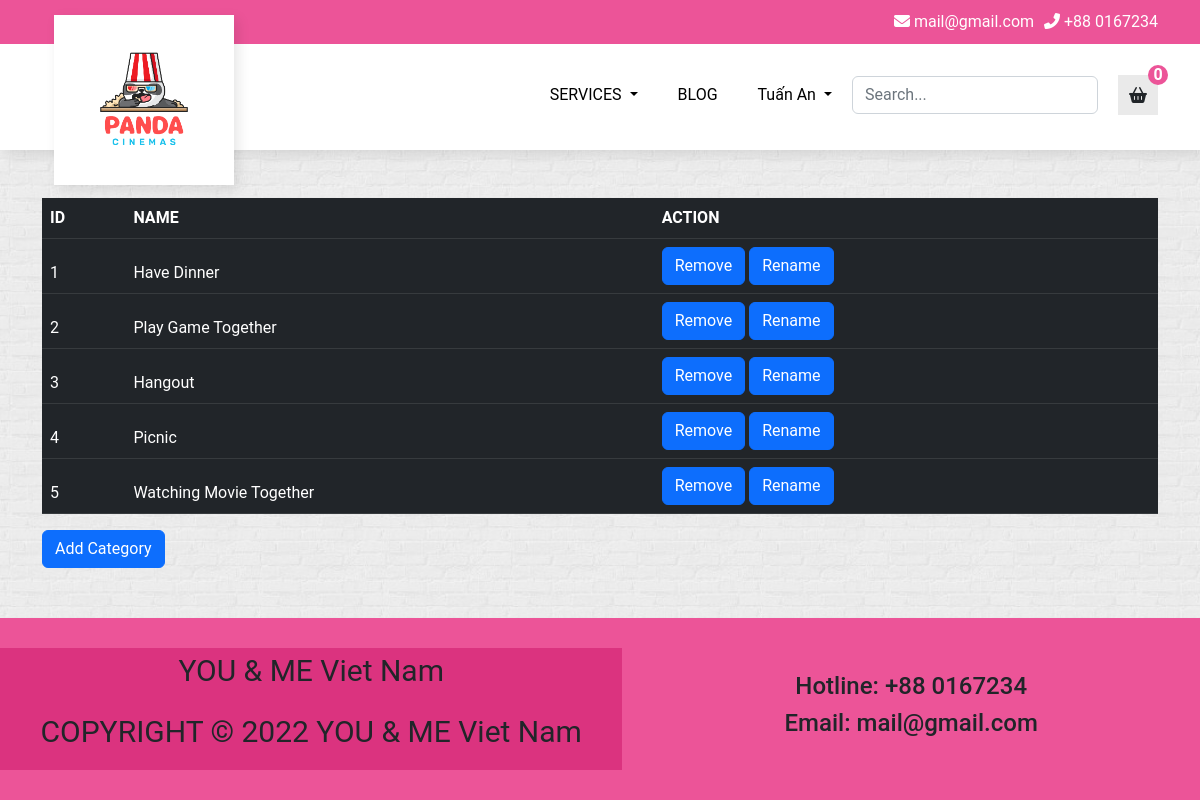
The app's page /category_manage.php (signed in) with its own data.
### tables this page shows
CREATE TABLE `category` (
  `id` int(11) NOT NULL,
  `name` varchar(255) NOT NULL
);

### models/Model.php (called while the page is built, shortened)
<?php
class Model
{
    public static $connection = NULL;
    public function __construct()
    {
        if (!self::$connection) {
            self::$connection = new mysqli(DB_HOST, DB_USER, DB_PASS, DB_NAME);
            self::$connection->set_charset('utf8mb4');
        }
        return self::$connection;
    }
}

### data.php (called while the page is built, shortened)
<?php
$categoryModel = new CatGoryModel();
$categories = $categoryModel->getAllCatgory();

### models/CatgoryModel.php (called while the page is built, shortened)
<?php
class CatgoryModel extends Model
{
    public function getAllCatgory()
    {
        $sql = parent::$connection->prepare('SELECT * FROM `category`');
        $sql->execute();
        $items = $sql->get_result()->fetch_all(MYSQLI_ASSOC);
        return $items;
    }
}

### category_manage.php (the view, shortened to what this page needs)
<?php
include 'data.php';
?>
<!DOCTYPE html>
<html lang="en">
<head>
    <link rel="stylesheet" href="./public/css/bootstrap.min.css">
    <link rel="stylesheet" href="./public/css/all.min.css">
    <link rel="stylesheet" href="./public/css/style.css">
</head>
<body>
    <?php include 'header.php' ?>
    <div class="container">
        <table class="table table-dark mt-5">
            <thead>
                <tr>
                    <th scope="col">ID</th>
                    <th scope="col">NAME</th>
                    <th scope="col">ACTION</th>
                </tr>
            </thead>
            <?php
            $categories = $categoryModel->getAllCatgory();
            foreach ($categories as $category) {
            ?>
                <thead>
                    <tr>
                        <td scope="col"><?php echo $category['id'] ?></td>
                        <td scope="col"><?php echo $category['name'] ?></td>
                        <td scope="col">
                            <form action="" method="post" style="display: inline-block;">
                                <button type="submit" class="btn btn-primary" onclick="return confirm('Do you want to remove this?')">Remove</button>
                            </form>
                            <form action="edit_category.php" method="post" style="display: inline-block;">
                                <button type="submit" class="btn btn-primary">Rename</button>
                            </form>
                        </td>
                    </tr>
                </thead>
            <?php } ?>
        </table>
        <form action="add_category.php" method="post">
            <button type="submit" class="btn btn-primary">Add Category</button>
        </form>
    </div>
    <?php include 'footer.php' ?>
</body>
</html>

### public/css/style.css (style rules this page uses)
body { min-height: 100vh; display: flex; flex-direction: column; font-family: "Roboto", sans-serif; background: url(../images/pattern-1-1.jpeg) center center fixed; background-repeat: repeat-y; -webkit-background-size: cover; -moz-background-size: cover; -o-background-size: cover; background-size: cover; }

### records on screen
category: id "1", name "Have Dinner"
category: id "2", name "Play Game Together"
category: id "3", name "Hangout"
category: id "4", name "Picnic"
category: id "5", name "Watching Movie Together"

### other values on screen
substr($_SESSION['user']['name'], 0, 20) "Tuấn An"
